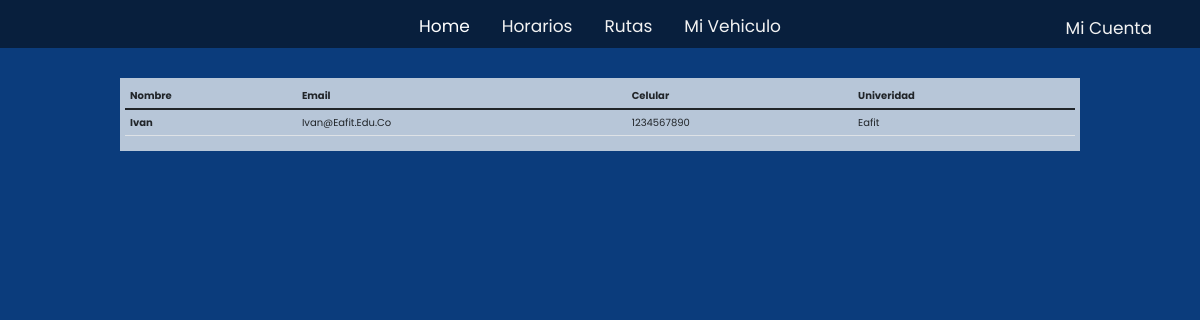
Page /contacto/1/ (signed in) on the committed database.
### app/models.py (models this page shows, shortened)
class Ruta(models.Model):
    lugarSalida = models.CharField(max_length=200)
    lugarLlegada = models.CharField(max_length=200)
    ruta = models.CharField(max_length=200)
    fechaSalida = models.DateTimeField(auto_now=False)
    user = models.ForeignKey(User, on_delete=models.CASCADE, default=True)

class User(AbstractUser):
    name = models.CharField(max_length=200, null=True)
    email= models.EmailField(unique=True, null=True)
    universidad= models.CharField(max_length=20, null=True)
    horario = models.ImageField(upload_to = 'horarios',  default='horarios/default.png',blank=True)
    celular= models.CharField(max_length=10, unique=True, null=True)
    USERNAME_FIELD= 'email'
    REQUIRED_FIELDS=['universidad', 'horario', 'username']

### app/views.py (the view)
# urls.py: path('contacto/<pk>/', appViews.contacto, name="contacto"),
def contacto(request, pk):
    instance = get_object_or_404(Ruta, id=pk)
    context={'Creador': instance}
    return render(request,'contacto.html', context)

### app/templates/contacto.html
{% extends "layout.html" %}
{%load static%}
{% block content %}
<div class="info">
    <table class="table">
        <thead class="thead-dark">
            <tr>
            <th scope="col">Nombre</th>
            <th scope="col">Email</th>
            <th scope="col">Celular</th>
            <th scope="col">Univeridad</th>
            </tr>
        </thead>
        <tbody>
            <tr>
            <th> {{ Creador.user.username }} </th>
            <td> {{ Creador.user.email }} </td>
            <td> {{ Creador.user.celular }} </td>
            <td> {{ Creador.user.universidad }} </td>
            </tr>
</div>
{% endblock %}

### app/static/styles/inici.css (style rules this page uses)
html { height: 100%; }
body { overflow: hidden; justify-content: center; background-color: #0b3c7c; margin: 0px; overflow: hidden; justify-content: center; background-color:#0b3c7c; margin: 0px; padding-bottom: 100px; }
* { margin: 0; padding: 0; box-sizing: border-box; text-decoration: none; outline: none; border: none; text-transform: capitalize; font-family: "Poppins", sans-serif; font-family: 'Poppins', sans-serif; min-height: 100%; }
html { font-size: 62.5%; overflow-x: hidden; scroll-padding-top: 5.5rem; scroll-behavior: smooth; }
.info { height: auto; width: auto; margin: 30px 120px 30px 120px; background-color: rgba(255, 255, 255, 0.705); justify-items: center; padding: 5px; }

### rows in the picture
Ruta: user.username "Ivan", user.email "Ivan@eafit.edu.co", user.celular "1234567890", user.universidad "Eafit"
